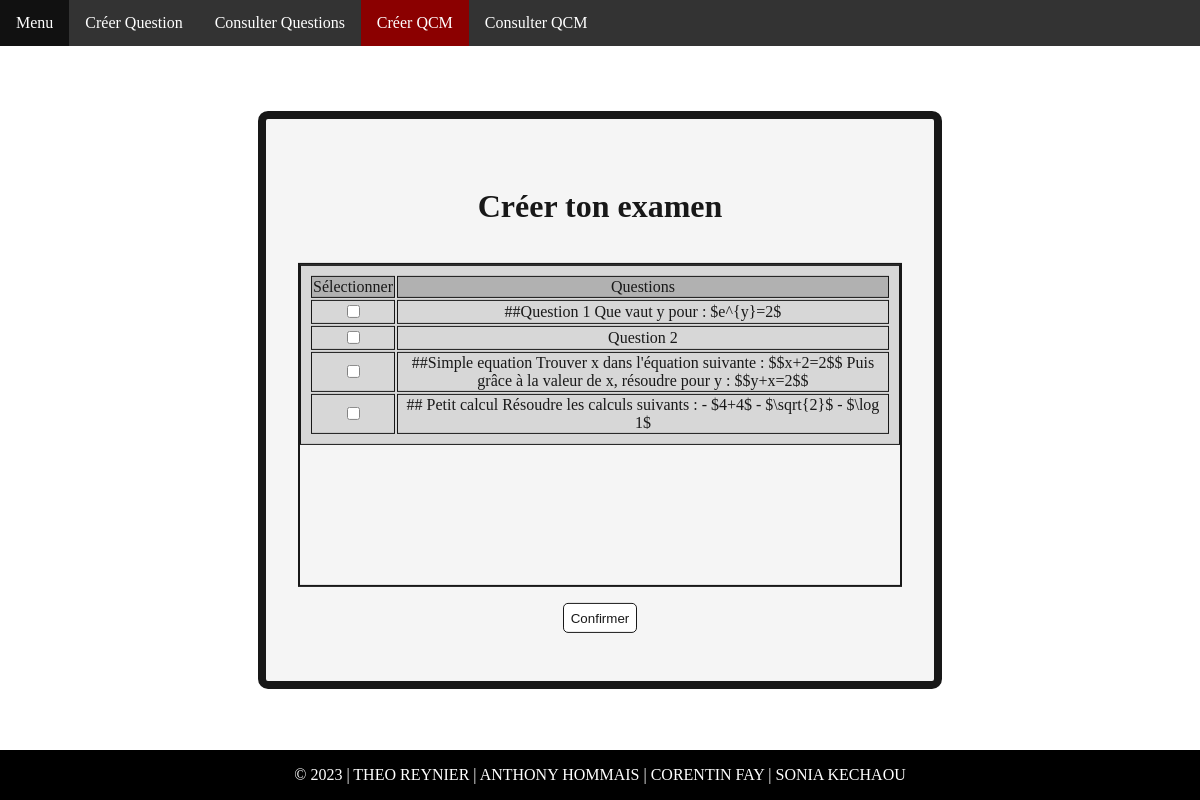
Page /QCM on the earlier database version.
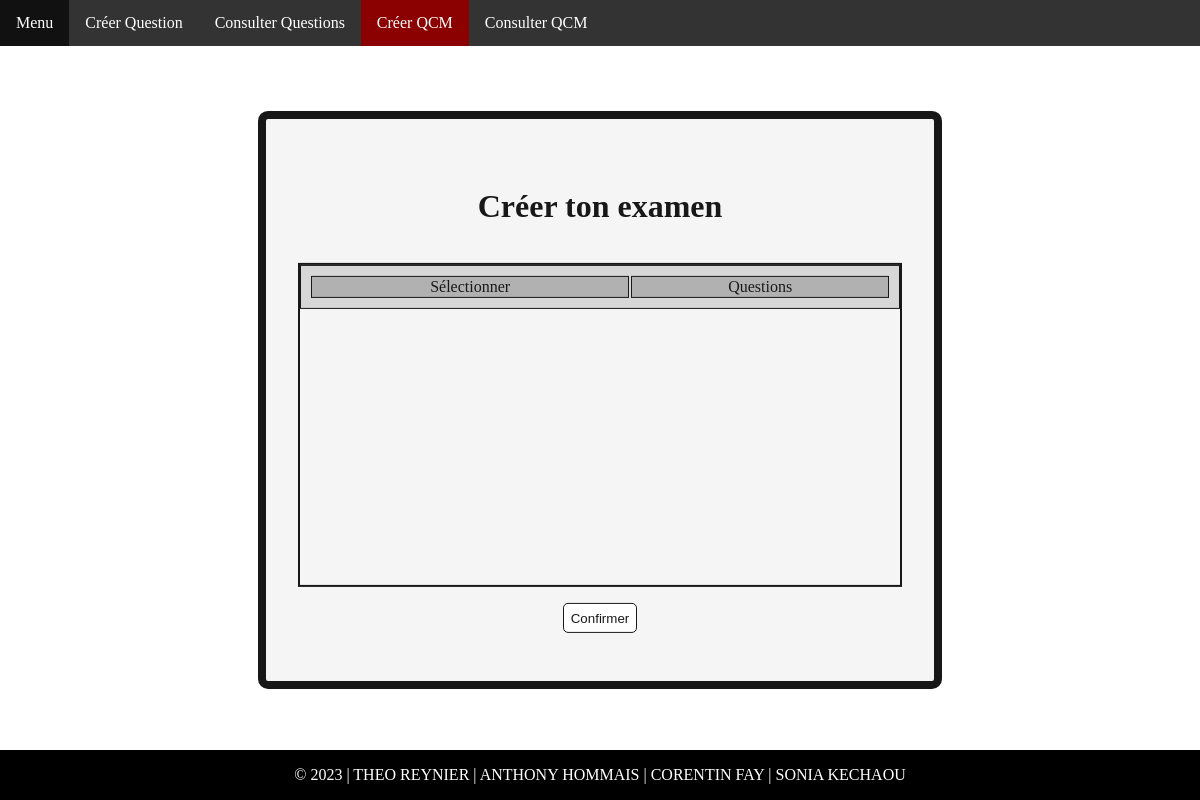
Same page on the later database version.
### serveur.py (models this page shows, shortened)
class Question(db.Model):
    idQ = db.Column(db.Integer, primary_key=True)
    enonce = db.Column(db.String(300), nullable=False)

### serveur.py (the view)
@app.route("/QCM")
def qcm():
    LQ = db.session.query(Question).all()
    print(LQ)
    return render_template("QCM.html",ListesQuestions=LQ,page="CréerQcm")

### templates/QCM.html (shortened to what this page needs)
<!DOCTYPE html>
<html lang="en">
<head>
    <link href="/static/style.css" rel="stylesheet">
</head>
<body>
    {%include 'partials/_nav.html'%}
    <div class="menu">
        <form action="/generate" method="POST">
            <h1>Créer ton examen</h1>
            <div class="listeQ">
                <table>
                    <tr class="top"><td>Sélectionner</td><td>Questions</td></tr>
                    {%for element in ListesQuestions%}
                    <tr>
                        <td><input type="checkbox" name="{{element.idQ}}"></td><td id="{{element.idQ}}">{{element.enonce}}</td>
                    </tr>
                    {%endfor%}
                </table>
            </div>
            <p><input class="button" type="submit" value="Confirmer"/></p>
        </form>
    </div>
    {%include 'partials/footer.html'%}
</body>
</html>

Differences in the rows shown:
removed Question: enonce "##Question 1 Que vaut y pour : $e^{y}=2$"
removed Question: enonce "Question 2"
removed Question: enonce "##Simple equation Trouver x dans l'équation suivante : $$x+2=2$$ Puis grâce à la valeur de x, résoudre pour y : $$y+x=2$$"
removed Question: enonce "## Petit calcul Résoudre les calculs suivants : - $4+4$ - $\\sqrt{2}$ - $\\log 1$"
